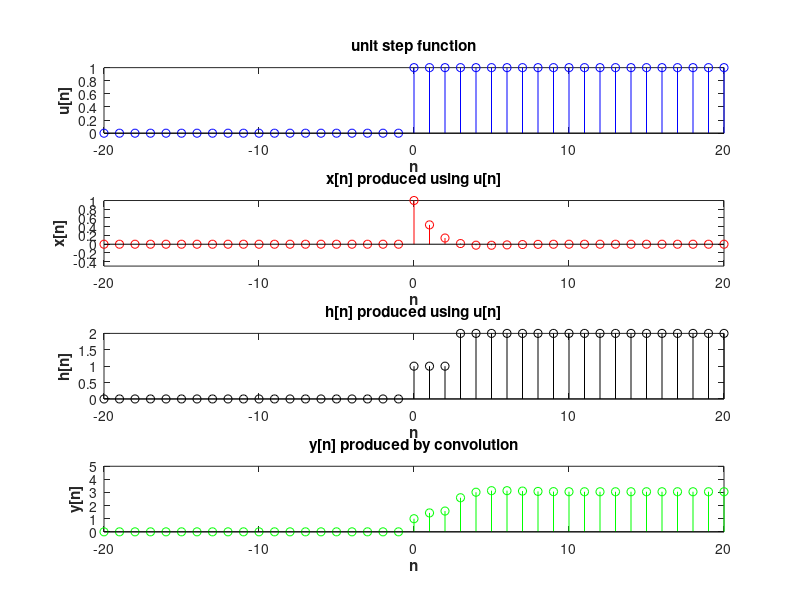

Recreate this plot in MATLAB.
%a) create an array of integer indices, n, from -20 to 20
n = -20:20;

%b) create a sequence equal to the unit step function u[n]
u = zeros(size(n));
start = find(n==0);
u(start:end) = 1;

%c) Using what you created in (a) and (b) above, form the following
%sequence:  x[n] = (1/2)^n * cos(2pin/13)*u[n]
innerCal = (2*pi)/13;
x = ((1/2).^n) .* cos(innerCal.*n) .* u;

%now create sequence h[n]:  h[n] = u[n] - u[n-3]
h = zeros(size(n));
for i = 1: length(n)
    pos = n(i);
    
    if pos+18<1
       h(i) = u(pos+21) + 0;
    else
        h(i) = u(pos+21)+u(pos+18);
    end
end

y = conv(h,x,'same');
figure
set(gcf, 'Position', [100, 100, 1000, 800]);

subplot(4,1,1);
stem(n,u,'b');
ylim([0 1]);
title('unit step function');
xlabel('n','FontWeight','bold');
ylabel('u[n]','FontWeight','bold');

subplot(4,1,2);
stem(n,x,'r');
ylim([-0.5 1]);
title('x[n] produced using u[n]');
xlabel('n','FontWeight','bold');
ylabel('x[n]','FontWeight','bold');

subplot(4,1,3);
stem(n,h,'k');
ylim([0 2]);
title('h[n] produced using u[n]');
xlabel('n','FontWeight','bold');
ylabel('h[n]','FontWeight','bold');

subplot(4,1,4);
stem(n,y,'g');
ylim([0 5]);
title('y[n] produced by convolution');
xlabel('n','FontWeight','bold');
ylabel('y[n]','FontWeight','bold');

hold off;
